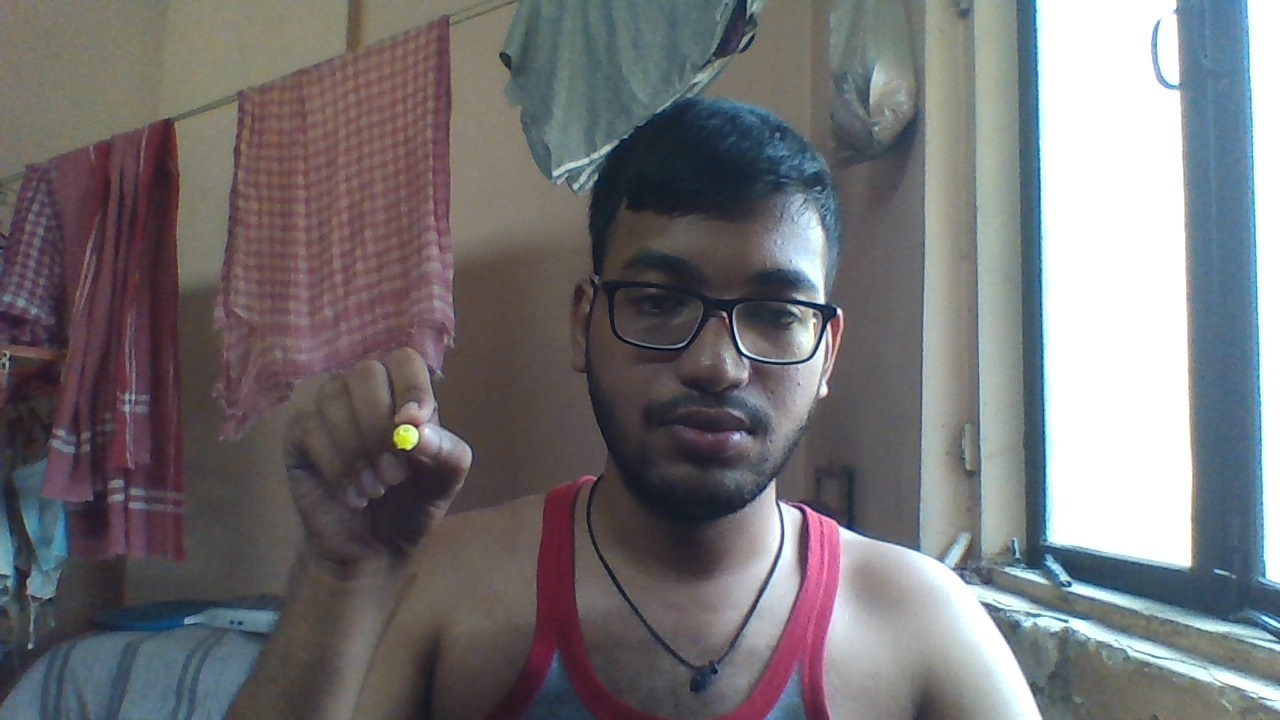
#> input picture check.jpg, 1280 x 720 px, given in place of the camera
$ python air_painting.py
#> lines starting #> are read from the running program, lines starting #| are printed output that depends on the picture; after the words box and inside, x2 and y2 are one past the last pixel; in counts of white or black regions, pixels touching at a corner belong together
"""
AIR - PAINTING
This program is a paint application - BUT IN AIR !!
It lets you select, colors and brush sizes as you paint in air.
All along with a save option.
"""

import cv2
import numpy as np

# colour definitions
red = (4, 4, 247)
yellow = (4, 255, 255)
green = (4, 255, 4)
blue = (255, 4, 4)
white = (255, 255, 255)
cyan = (255, 255, 4)
purple = (153, 0, 153)
pink = (127, 0, 255)
orange = (0, 127, 255)
grey = (160, 160, 160)
black = (0, 0, 0)
brown = (0, 76, 153)
box1 = (0, 102, 204)
box2 = (128, 255, 0)
box3 = (153, 153, 255)

# These are the selected colours by the user
# default selection values
sel_col = red
sel_bsh = 1

# Some variables for smooth processing
cx = 0
cy = 0
fresh = True
saveonce = False
savestat = True

# contains the coordinates, color, brush size, hold status
store = np.zeros((1, 7), dtype=np.int32)
first = True

# These are the ranges for the pointer, feel free to change according to your needs
lower_bound = np.array([25, 80, 200])
upper_bound = np.array([45, 230, 255])

# these are the rangers for the holder.
hold_low = np.array([100, 100, 140])
hold_up = np.array([120, 145, 180])
hold = False

# you wanna paint or not?
painting = False


# This function checks if a "button" is pressed or not
def rangecheck(x, y, a, b):
    """ return true if (a,b) lies in the square of (x,y) with 14 as side"""
    if (a < x + 7 and a > x - 7 and b < y + 7 and b > y - 7):
        return True
    else:
        return False


cap = cv2.VideoCapture(0)

while cap.isOpened():

    ret, frame = cap.read()
#> frame is the input picture: shape (720, 1280, 3); mean B, G, R 116.4, 113.7, 115.7
    """
    4 videos are setup here,
    1. frame - this undergoes processing in order to produce mask
    2. mask - the black and white image that is used to detect contours
    3. paint - this contains our drawing and palette and whatever the user paints
    4. orig -  the original footage
    """

    # flip and resize
    frame = cv2.flip(frame, 1)
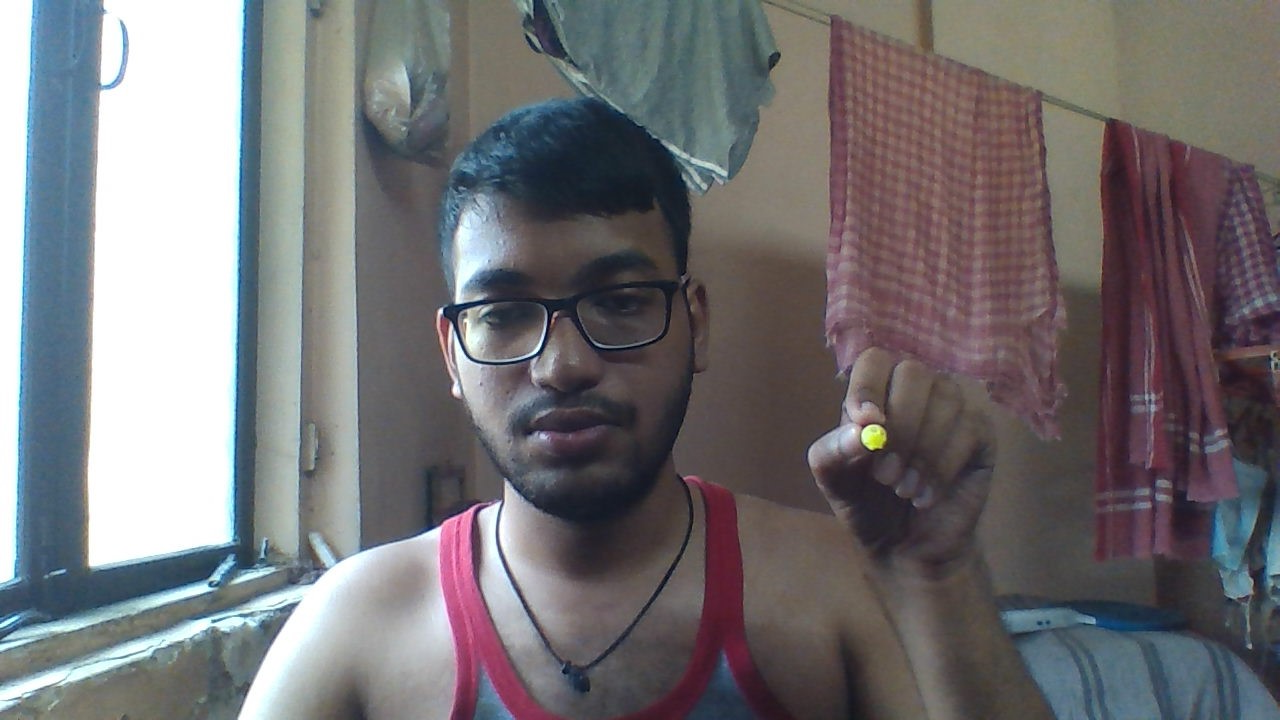
#> frame: shape (720, 1280, 3); mean B, G, R 116.4, 113.7, 115.7
    frame = cv2.resize(frame, (900, 650))
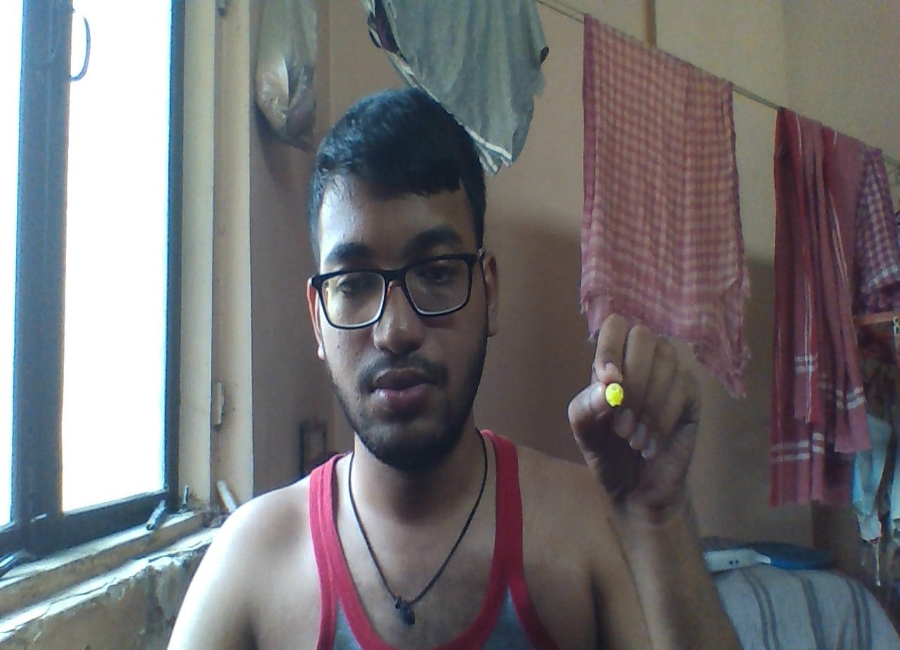
#> frame: shape (650, 900, 3); mean B, G, R 116.3, 113.6, 115.6
    # The changes and painting will be made in paint
    paint = frame.copy()
    orig = frame.copy()
    paint = np.uint8(paint)

    # cv2.imshow('feed',frame)

    """CREATING THE PALETTE"""""

    # The border lines
    paint = cv2.line(paint, (0, 650 - 50), (900 - 75, 650 - 50), (0, 0, 0), 3)
    paint = cv2.line(paint, (0, 648 - 50), (900 - 75, 648 - 50), brown, 1)
    paint = cv2.line(paint, (900 - 75, 0), (900 - 75, 650 - 50), (0, 0, 0), 3)
    paint = cv2.line(paint, (898 - 75, 0), (898 - 75, 650 - 50), brown, 1)

    # filling the palette
    paint[:, 827:900] = paint[603:650, :] = white

    # colours in the pallete along with their black border
    paint = cv2.circle(paint, (825 + 5 + 15, 5 + 15), 15, red, -1)
    paint = cv2.circle(paint, (825 + 5 + 15, 5 + 15), 15, black, 1)
#> paint: shape (650, 900, 3); mean B, G, R 138.9, 137.2, 139.1

    paint = cv2.circle(paint, (825 + 5 + 15, 40 + 15), 15, yellow, -1)
    paint = cv2.circle(paint, (825 + 5 + 15, 40 + 15), 15, black, 1)
#> paint: shape (650, 900, 3); mean B, G, R 138.6, 137.1, 139

    paint = cv2.circle(paint, (825 + 5 + 15, 75 + 15), 15, green, -1)
    paint = cv2.circle(paint, (825 + 5 + 15, 75 + 15), 15, black, 1)
#> paint: shape (650, 900, 3); mean B, G, R 138.3, 137.1, 138.7

    paint = cv2.circle(paint, (825 + 5 + 15, 110 + 15), 15, blue, -1)
    paint = cv2.circle(paint, (825 + 5 + 15, 110 + 15), 15, black, 1)
#> paint: shape (650, 900, 3); mean B, G, R 138.3, 136.8, 138.4

    paint = cv2.circle(paint, (825 + 5 + 15, 145 + 15), 15, white, -1)
    paint = cv2.circle(paint, (825 + 5 + 15, 145 + 15), 15, black, 1)
#> paint: shape (650, 900, 3); mean B, G, R 138.2, 136.7, 138.4

    paint = cv2.circle(paint, (825 + 5 + 15, 180 + 15), 15, black, -1)
    paint = cv2.circle(paint, (825 + 5 + 15, 180 + 15), 15, black, 1)

    paint = cv2.circle(paint, (860 + 15, 5 + 15), 15, cyan, -1)
    paint = cv2.circle(paint, (860 + 15, 5 + 15), 15, black, 1)
#> paint: shape (650, 900, 3); mean B, G, R 137.9, 136.4, 137.8

    paint = cv2.circle(paint, (860 + 15, 40 + 15), 15, purple, -1)
    paint = cv2.circle(paint, (860 + 15, 40 + 15), 15, black, 1)
#> paint: shape (650, 900, 3); mean B, G, R 137.8, 136.1, 137.6

    paint = cv2.circle(paint, (860 + 15, 75 + 15), 15, pink, -1)
    paint = cv2.circle(paint, (860 + 15, 75 + 15), 15, black, 1)
#> paint: shape (650, 900, 3); mean B, G, R 137.6, 135.8, 137.6

    paint = cv2.circle(paint, (860 + 15, 110 + 15), 15, orange, -1)
    paint = cv2.circle(paint, (860 + 15, 110 + 15), 15, black, 1)
#> paint: shape (650, 900, 3); mean B, G, R 137.3, 135.6, 137.6

    paint = cv2.circle(paint, (860 + 15, 145 + 15), 15, grey, -1)
    paint = cv2.circle(paint, (860 + 15, 145 + 15), 15, black, 1)
#> paint: shape (650, 900, 3); mean B, G, R 137.1, 135.5, 137.4

    paint = cv2.circle(paint, (860 + 15, 180 + 15), 15, brown, -1)
    paint = cv2.circle(paint, (860 + 15, 180 + 15), 15, black, 1)
#> paint: shape (650, 900, 3); mean B, G, R 136.8, 135.2, 137.3

    # brush sizes
    paint = cv2.line(paint, (835, 240), (890, 240), brown, 1)
#> paint: shape (650, 900, 3); mean B, G, R 136.8, 135.2, 137.3
    paint = cv2.line(paint, (835, 240 + 40), (890, 240 + 40), brown, 3)
    paint = cv2.line(paint, (835, 240 + 80), (890, 240 + 80), brown, 5)
    paint = cv2.line(paint, (835, 240 + 120), (890, 240 + 120), brown, 7)
    paint = cv2.line(paint, (835, 240 + 160), (890, 240 + 160), brown, 9)
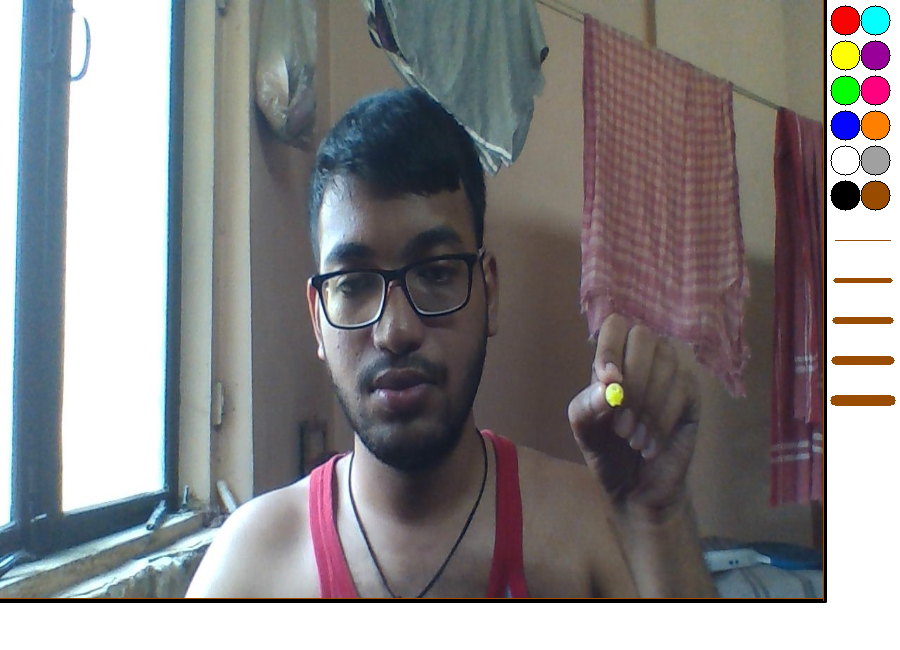
#> paint: shape (650, 900, 3); mean B, G, R 136, 134.6, 136.9

    # start, stop and save buttons
    # start with lines
    paint = cv2.line(paint, (825, 450), (900, 450), black, 2)
#> paint: shape (650, 900, 3); 0.04% of pixels changed, all inside (x1, y1, x2, y2) = (827, 449, 900, 452)
    paint = cv2.line(paint, (825, 500), (900, 500), black, 2)
#> paint: shape (650, 900, 3); mean B, G, R 135.8, 134.4, 136.7
    paint = cv2.line(paint, (825, 550), (900, 550), black, 2)
    paint = cv2.line(paint, (825, 600), (900, 600), black, 2)
#> paint: shape (650, 900, 3); mean B, G, R 135.6, 134.3, 136.5

    # Then the boxes
    paint[452:498, 828:898] = box1
    paint[502:548, 828:898] = box2
    paint[548:598, 828:898] = box3

    font = cv2.FONT_HERSHEY_COMPLEX_SMALL
    paint = cv2.putText(paint, 'START', (828, 478), font, 0.9, black)
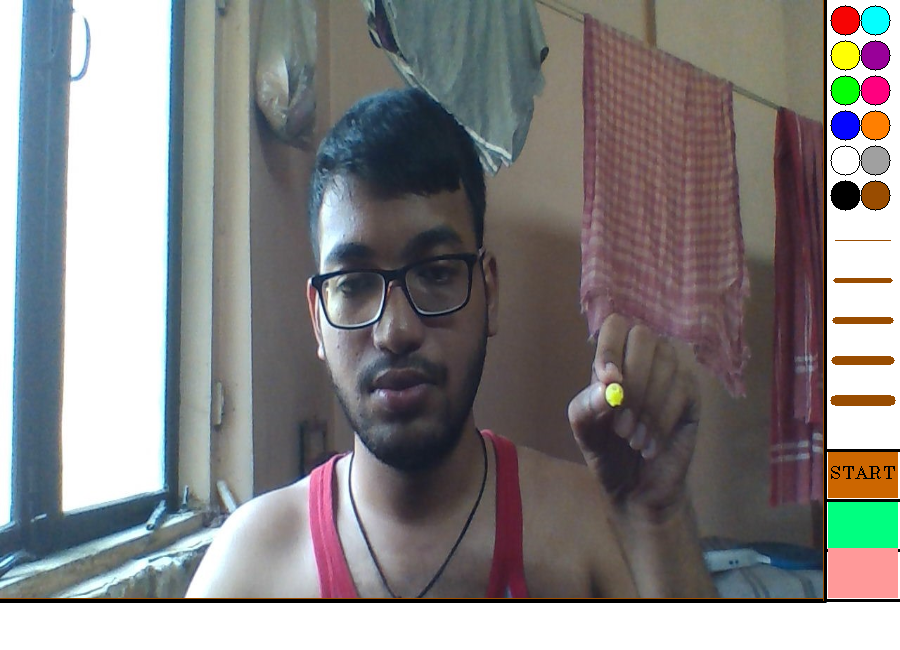
#> paint: shape (650, 900, 3); mean B, G, R 133, 132.9, 134.9
    paint = cv2.putText(paint, 'STOP', (832, 528), font, 0.92, black)
#> paint: shape (650, 900, 3); 0.03% of pixels changed, all inside (x1, y1, x2, y2) = (835, 516, 886, 529)
    paint = cv2.putText(paint, 'SAVE', (832, 578), font, 0.92, black)

    # displaying the selected color -
    if painting == True:
        paint = cv2.line(paint, (832, 640), (892, 640), sel_col, thickness=sel_bsh)

    # Signature
    font2 = cv2.FONT_HERSHEY_COMPLEX
    paint = cv2.putText(paint, 'AIR CANVAS', (40, 640), font2, 1, (204, 0, 0), 2)
    paint = cv2.rectangle(paint, (36, 610), (640, 650), (0, 255, 255), 3)
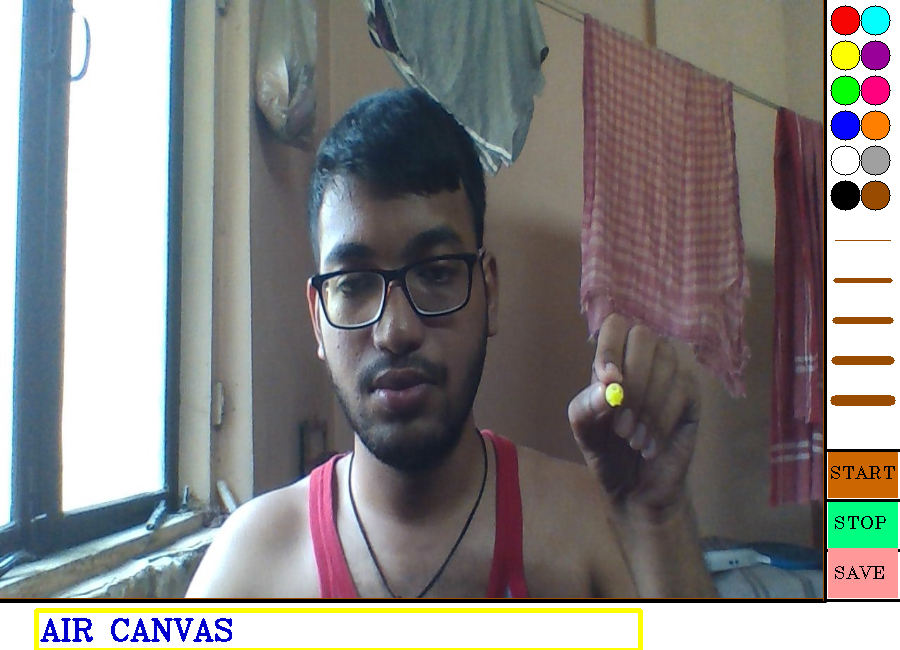
#> paint: shape (650, 900, 3); mean B, G, R 130.7, 131.9, 134

    """CREATING THE MASK"""""
    kernel = np.ones((5, 5), np.uint8)
    frame = cv2.dilate(frame, kernel, iterations=2)
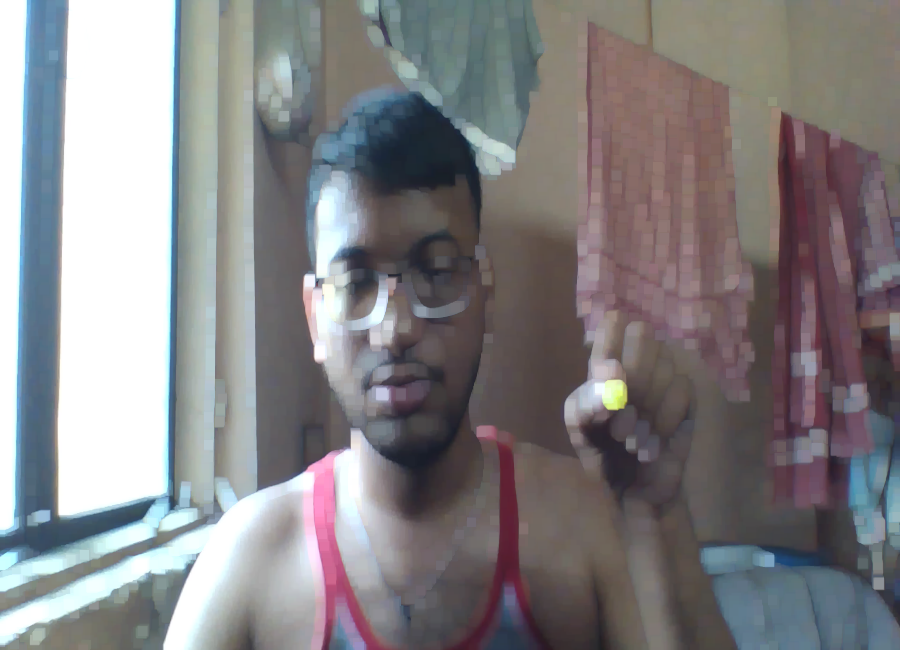
#> frame: shape (650, 900, 3); mean B, G, R 132.4, 130.1, 132.1
    frame = cv2.morphologyEx(frame, cv2.MORPH_CLOSE, kernel)
    frame_hsv = cv2.cvtColor(frame, cv2.COLOR_BGR2HSV)
    mask = cv2.inRange(frame_hsv, lower_bound, upper_bound)
    mask = cv2.GaussianBlur(mask, (7, 7), 0)

    hold_mask = cv2.inRange(frame_hsv, hold_low, hold_up)
    hold_mask = cv2.GaussianBlur(hold_mask, (7, 7), 0)

    hold_vals = hold_mask == 255
    if np.sum(hold_vals) > 3000:
        hold = True
    else:
        hold = False
    print(hold)

    """PLACING THE POINTER ON THE PAINT"""""
    contours, _ = cv2.findContours(mask, cv2.RETR_TREE, cv2.CHAIN_APPROX_SIMPLE)
#> contours = 1 contour; box (x1, y1, x2, y2) and area: (601, 379, 629, 412) 540

    if len(contours) != 0:
        cnt = max(contours, key=cv2.contourArea)
#> cnt = contour of 32 points, box (x1, y1, x2, y2) (601, 379, 629, 412), area 540
        # if cv2.contourArea(cnt) >00:
        M = cv2.moments(cnt)
#> M = moments, m00 540, centre m10/m00, m01/m00 = (616.7, 397.8)
        cx = int(M['m10'] / M['m00'])
#> cx = 616
        cy = int(M['m01'] / M['m00'])
#> cy = 397
        if cx >= 825 or cy >= 600:
            # using different cursor in palette
            paint = cv2.circle(paint, (cx, cy), 2, black, -1)
        else:
            paint = cv2.line(paint, (cx - 5, cy), (cx + 5, cy), (0, 0, 255), 2)
            paint = cv2.line(paint, (cx, cy - 5), (cx, cy + 5), (0, 0, 255), 2)
    else:
        if fresh == True:
            paint = cv2.putText(paint, 'CLICK START', (10, 25), cv2.FONT_HERSHEY_SIMPLEX, 1, (0, 0, 0), 2)
            fresh = False

    """LETS PUT LIFE INTO THIS BABY"""""

    # The start button
    if rangecheck(863, 475, cx, cy):
        painting = True

    # the stop button
    if rangecheck(863, 525, cx, cy):
        painting = False

    # the save button
    if rangecheck(863, 570, cx, cy):
        savestat = True

    # hold status
    paint = cv2.putText(paint, 'HOLD : {}'.format(hold), (10, 55), cv2.FONT_HERSHEY_SIMPLEX, 1, (0, 0, 100), 2)

    # Painting status
    if painting == True:

        paint = cv2.putText(paint, 'PAINT ON', (10, 25), cv2.FONT_HERSHEY_SIMPLEX, 1, (0, 0, 0), 2)

        # colors
        if rangecheck(825 + 5 + 15, 5 + 15, cx, cy):
            sel_col = red
        if rangecheck(825 + 5 + 15, 40 + 15, cx, cy):
            sel_col = yellow
        if rangecheck(825 + 5 + 15, 75 + 15, cx, cy):
            sel_col = green
        if rangecheck(825 + 5 + 15, 110 + 15, cx, cy):
            sel_col = blue
        if rangecheck(825 + 5 + 15, 145 + 15, cx, cy):
            sel_col = white
        if rangecheck(825 + 5 + 15, 180 + 15, cx, cy):
            sel_col = black
        if rangecheck(860 + 15, 5 + 15, cx, cy):
            sel_col = cyan
        if rangecheck(860 + 15, 40 + 15, cx, cy):
            sel_col = purple
        if rangecheck(860 + 15, 75 + 15, cx, cy):
            sel_col = pink
        if rangecheck(860 + 15, 110 + 15, cx, cy):
            sel_col = orange
        if rangecheck(860 + 15, 145 + 15, cx, cy):
            sel_col = grey
        if rangecheck(860 + 15, 180 + 15, cx, cy):
            sel_col = brown

        # lines
        if rangecheck(860, 240, cx, cy):
            sel_bsh = 1
        if rangecheck(860, 280, cx, cy):
            sel_bsh = 3
        if rangecheck(860, 320, cx, cy):
            sel_bsh = 5
        if rangecheck(860, 360, cx, cy):
            sel_bsh = 7
        if rangecheck(860, 400, cx, cy):
            sel_bsh = 9

        # Let's do the painting now
        # The coordinates are loaded to store.
        if first == False:
            y = np.zeros((1, 7), np.int32)
            y[0, 0] = cx
            y[0, 1] = cy
            (y[0, 2], y[0, 3], y[0, 4]) = sel_col
            y[0, 5] = sel_bsh
            y[0, 6] = hold
            if cx < 820 and cy < 600:
                store = np.append(store, y, axis=0)

        if first == True:
            if cx < 820 and cy < 600:
                store[0, 0] = cx
                store[0, 1] = cy
                (store[0, 2], store[0, 3], store[0, 4]) = sel_col
                store[0, 5] = sel_bsh
                store[0, 6] = hold
                first = False

    else:
        paint = cv2.putText(paint, 'CLICK START', (10, 25), cv2.FONT_HERSHEY_SIMPLEX, 1, (0, 0, 0), 2)

    i = 0
    for i in range(store.shape[0] - 1):
        if store[i, 6] == False:
            paint = cv2.line(paint,
                             (int(store[i, 0]), int(store[i, 1])),
                             (int(store[i + 1, 0]), int(store[i + 1, 1])),
                             (int(store[i, 2]), int(store[i, 3]), int(store[i, 4])),
                             thickness=int(store[i, 5])
                             )
    # you can save the file once.
    if painting == False and saveonce == False and savestat == True:
        cv2.imwrite('save.png', paint)
        save = True

    cv2.imshow('paint', paint)
    #cv2.imshow('store', paintstore)
    #cv2.imshow('hold_mask', hold_mask)

    k = cv2.waitKey(1)
#> (key Esc is pressed here)
    if k == 27:
        break

cap.release()
cv2.destroyAllWindows()
